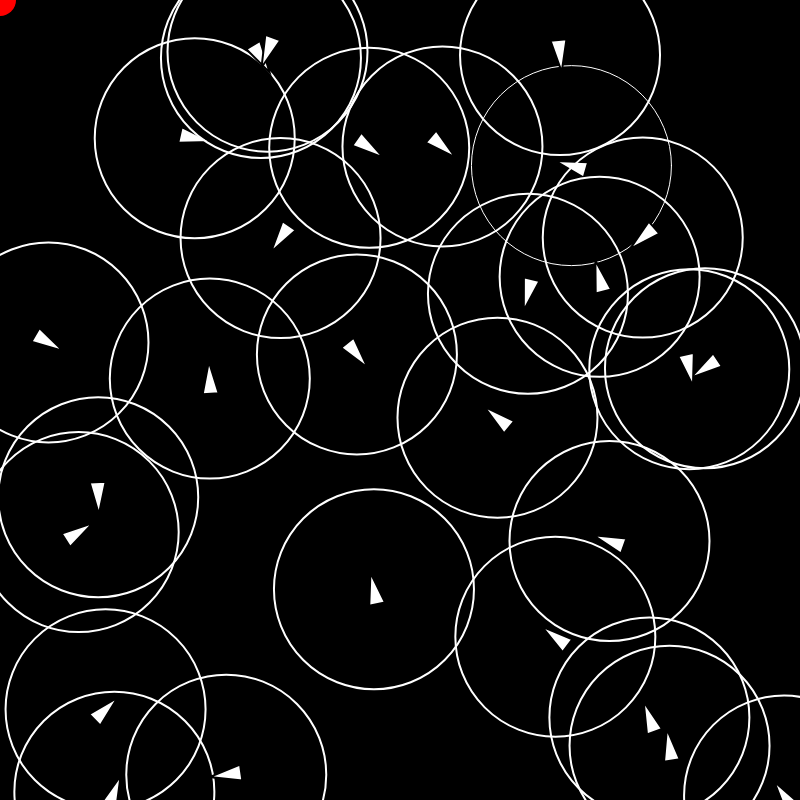
Frame 1 (no input)
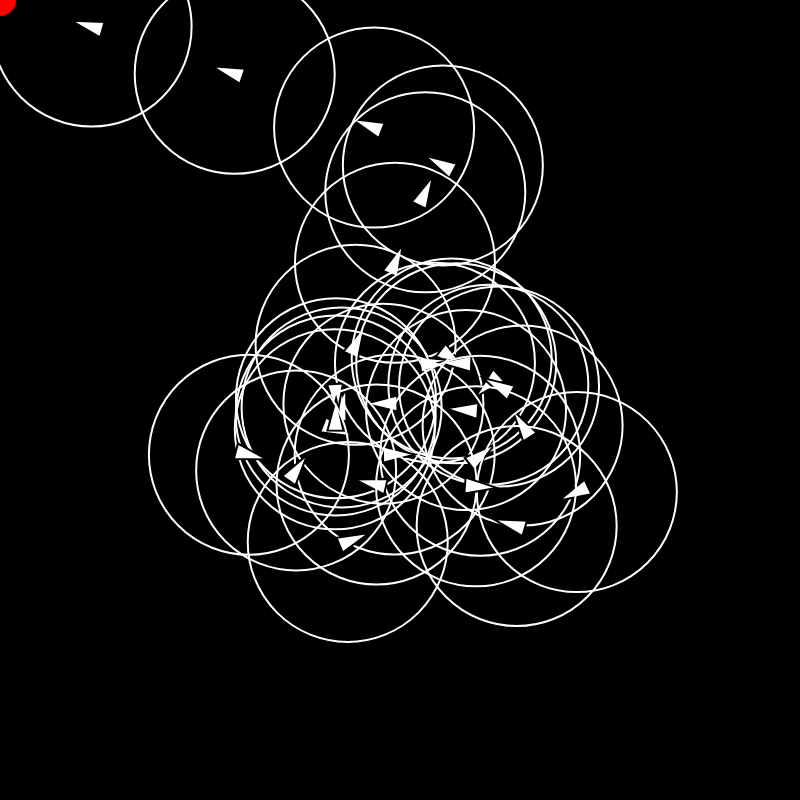
Frame 60 (no input)
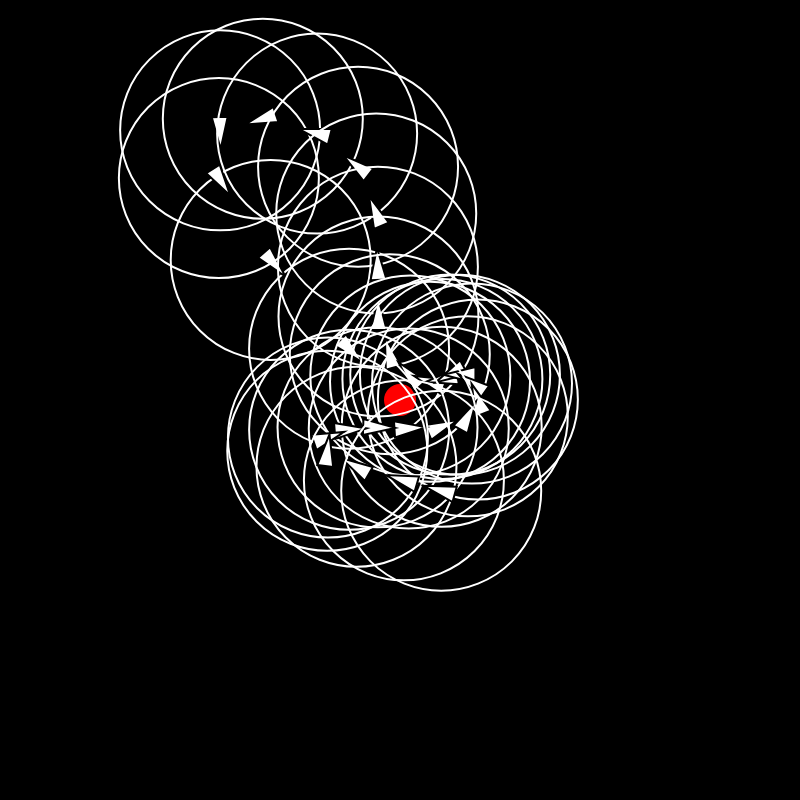
Frame 120 (the mouse pressed at the canvas centre since frame 60)

The p5.js sketch that drew these frames (run headless with seeded random() and noise() and a simulated clock; from frame 60 on, the mouse is pressed at the canvas centre):

// p5.js sketch
// ── sketch.js
let vehicle;
let vehicles = [];
let cibles = [];
let demo = "snake";

function setup() {
  createCanvas(800, 800);

/*
  let nbVehicles = 20;
  // Create nbVehicles vehicles
  for (let i = 0; i < nbVehicles; i++) {
    let vehicle = new Vehicle(random(width), random(height));

    vehicles.push(vehicle);
  }
*/

  creerLesCiblesPourFormerInitiales();
  creerVehiclesPourFormerInitiales();
}

function creerLesCiblesPourFormerInitiales() {
  // Pour le moment je crée deux cibles à des positions aléatoires et
  // je les dessinerai juste avec des cercles, pour voir...
  // Barre verticale gauche du M
  cibles = [];
  cibles.push(createVector(100, 100));
  cibles.push(createVector(100, 150));
  cibles.push(createVector(100, 200));
  cibles.push(createVector(100, 250));
  cibles.push(createVector(100, 300));

  // Intérieur du M
  cibles.push(createVector(150, 150));
  cibles.push(createVector(200, 200));
  cibles.push(createVector(250, 150));
  cibles.push(createVector(300, 100));

  // Barre verticale droite du M
  cibles.push(createVector(300, 100));
  cibles.push(createVector(300, 150));
  cibles.push(createVector(300, 200));
  cibles.push(createVector(300, 250));
  cibles.push(createVector(300, 300));

  // Le B !

  // Barre verticale gauche du B
  cibles.push(createVector(400, 100));
  cibles.push(createVector(400, 150));
  cibles.push(createVector(400, 200));
  cibles.push(createVector(400, 250));
  cibles.push(createVector(400, 300));

  // Demi-cercle haut du B
  cibles.push(createVector(450, 100));
  cibles.push(createVector(500, 120));
  cibles.push(createVector(520, 150));
  cibles.push(createVector(500, 180));
  cibles.push(createVector(450, 200));
  cibles.push(createVector(500, 220));
  cibles.push(createVector(520, 250));
  cibles.push(createVector(500, 280));
  cibles.push(createVector(450, 300));
}

function creerVehiclesPourFormerInitiales() {
  for (let i = 0; i < cibles.length; i++) {
    let vehicle = new Vehicle(random(width), random(height));
    vehicles.push(vehicle);
  }
}

function deplacerLesCibles() {
  cibles.forEach((cible) => {
    cible.x += random(-10, 10);
    cible.y += random(-10, 10);
  });
}

function draw() {
  // couleur pour effacer l'écran
  background(0);
  // pour effet psychedelique
  //background(0, 0, 0, 50);

  // Cible qui suit la souris, cercle rouge de rayon 32
  let target = createVector(mouseX, mouseY);
  fill(255, 0, 0);
  noStroke();
  ellipse(target.x, target.y, 32);

  switch (demo) {
    case "vehiculesFormentLettres":
      /* POUR CIBLES QUI FORMENT LES INITIALES */
      // Dessiner les cibles

      cibles.forEach((cible) => {
        stroke("yellow");
        noFill();
        ellipse(cible.x, cible.y, 32);
      });


      vehicles.forEach((vehicle, index) => {
        let forceArrive;
        let target = cibles[index];

        forceArrive = vehicle.arrive(target);
        // On applique la force au véhicule
        vehicle.applyForce(forceArrive);

        // On met à jour la position et on dessine le véhicule
        vehicle.update();
       // vehicle.show();
        // On dessine un cercle à la place du vehicule
        fill("white");
        stroke("blue");
        circle(vehicle.pos.x, vehicle.pos.y, 40);
      });


      // Toutes les 5 secondes, on déplace les cibles
      if ((millis() > 5000) && (millis() < 10000)) {
        deplacerLesCibles();
      }
      else {
        // Au bout de 10s on réinitialise les cibles
        // pour reformer les initiales
        if ((millis() > 10000) && (millis() < 10100)) {
          creerLesCiblesPourFormerInitiales();
        }
      }
      break;
    case "snake":
      vehicles.forEach((vehicle, index) => {
        let forceArrive;

        if (index == 0) {
          // C'est le 1er véhicule, il suit la cible/souris
          forceArrive = vehicle.arrive(target);
        } else {
          // les véhicules suivants suivent le véhicule précédent
          let vehiculePrecedent = vehicles[index - 1];

          //let pointDerriere = vehiculePrecedent.vel.copy().mult(-1);
          //pointDerriere.setMag(70);
          //pointDerriere.add(vehiculePrecedent.pos);

          //on le dessine sous la forme d'un cercle vert
          //fill("lightgreen");
          //noStroke();
          //circle(pointDerriere.x, pointDerriere.y, 10);

          forceArrive = vehicle.arrive(vehiculePrecedent.pos, 40);
        }

        // On applique la force au véhicule
        vehicle.applyForce(forceArrive);

        // On met à jour la position et on dessine le véhicule
        vehicle.update();
        vehicle.show();
      });
      break;
  }
}

function keyPressed() {
  switch(key) {
    case 'd':
      Vehicle.debug = !Vehicle.debug;
      break;
    case 'l':
      demo = "vehiculesFormentLettres";
      break;
    case 's':
      demo = "snake";
      break;
  }
}
// ── vehicle.js
class Vehicle {
  constructor(x, y) {
    this.pos = createVector(x, y);
    this.vel = createVector(0, 0);
    this.acc = createVector(0, 0);
    this.maxSpeed = 10;
    this.maxForce = 0.9;
    this.r = 16;
    this.rayonZoneDeFreinage = 200;
  }

 /* Poursuite d'un point devant la target !
     cette methode renvoie la force à appliquer au véhicule
  */
     pursue(target, evade=false) {
      // TODO
      // 1 - calcul de la position future de la cible
      // on fait une copie de la position de la target
      // 2 - On calcule un vecteur colinéaire au vecteur vitesse de la cible,
      let prediction = target.vel.copy();
      // et on le multiplie par 10 (10 frames)
      // 3 - prediction dans 10 frames = 10 fois la longueur du vecteur
      
      // target.distancePrediction varie en fonction de
      // la distance entre le véhicule et la cible
      // plus la cible est loin, plus on prédit loin
  
      prediction.mult(target.distancePrediction);
      // 4 - on positionne de la target au bout de ce vecteur
      prediction.add(target.pos);
  
  
      console.log("target distance prediction", target.distancePrediction)
      // dessin du vecteur prediction
      let v = p5.Vector.sub(prediction, target.pos);
      this.drawVector(target.pos, v);
  
      // 2 - dessin d'un cercle vert de rayon 20 pour voir ce point
      fill("green");
      circle(prediction.x, prediction.y, 20);
  
      // 3 - appel à seek avec ce point comme cible 
      let force = this.seek(prediction, evade);
  
      // n'oubliez pas, on renvoie la force à appliquer au véhicule !
      return force;
    }
  
    /* inverse de pursue
       cette methode renvoie la force à appliquer au véhicule
    */
    evade(target) {
      let evade = true;
      return this.pursue(target, evade);
    }
  

  arrive(target) {
    // 2nd argument true enables the arrival behavior
    return this.seek(target, true);
  }

  flee(target) {
    // recopier code de flee de l'exemple précédent
  }

  seek(target, arrival = false) {
    let force = p5.Vector.sub(target, this.pos);
    let desiredSpeed = this.maxSpeed;
    
    if (arrival) {
      // On définit un rayon de 100 pixels autour de la cible
      // si la distance entre le véhicule courant et la cible
      // est inférieure à ce rayon, on ralentit le véhicule
      // desiredSpeed devient inversement proportionnelle à la distance
      // si la distance est petite, force = grande
      // Vous pourrez utiliser la fonction P5 
      // distance = map(valeur, valeurMin, valeurMax, nouvelleValeurMin, nouvelleValeurMax)
      // qui prend une valeur entre valeurMin et valeurMax et la transforme en une valeur
      // entre nouvelleValeurMin et nouvelleValeurMax

      // TODO !
      // Approche expérimentale
      // on ajuste le rayon en fonction de la vitesse du véhicule
      //console.log(this.vel.mag());
      //this.rayonZoneDeFreinage = this.vel.mag()*30;

      // 1 - dessiner le cercle de rayon 50 autour du vehicule
      stroke("white");
      noFill();
      circle(this.pos.x, this.pos.y, this.rayonZoneDeFreinage);

      // 2 - calcul de la distance entre la cible et le vehicule
      let distance = p5.Vector.dist(this.pos, target);

      // 3 - si distance < rayon du cercle, alors on modifie desiredSPeed
      // qui devient inversement proportionnelle à la distance.
      // si d = rayon alors desiredSpeed = maxSpeed
      // si d = 0 alors desiredSpeed = 0
      desiredSpeed = map(distance, 0, this.rayonZoneDeFreinage, 0, this.maxSpeed);
    }

    force.setMag(desiredSpeed);
    force.sub(this.vel);
    force.limit(this.maxForce);
    return force;
  }

  applyForce(force) {
    this.acc.add(force);
  }

  update() {
    this.vel.add(this.acc);
    this.vel.limit(this.maxSpeed);
    this.pos.add(this.vel);
    this.acc.set(0, 0);
  }

  show() {
    stroke(255);
    strokeWeight(2);
    fill(255);
    stroke(0);
    strokeWeight(2);
    push();
    translate(this.pos.x, this.pos.y);
    rotate(this.vel.heading());
    triangle(-this.r, -this.r / 2, -this.r, this.r / 2, this.r, 0);
    pop();
  }

  edges() {
    if (this.pos.x > width + this.r) {
      this.pos.x = -this.r;
    } else if (this.pos.x < -this.r) {
      this.pos.x = width + this.r;
    }
    if (this.pos.y > height + this.r) {
      this.pos.y = -this.r;
    } else if (this.pos.y < -this.r) {
      this.pos.y = height + this.r;
    }
  }
}

class Target extends Vehicle {
  constructor(x, y) {
    super(x, y);
    this.vel = p5.Vector.random2D();
    this.vel.mult(5);
  }

  show() {
    stroke(255);
    strokeWeight(2);
    fill("#F063A4");
    push();
    translate(this.pos.x, this.pos.y);
    circle(0, 0, this.r * 2);
    pop();
  }
}
